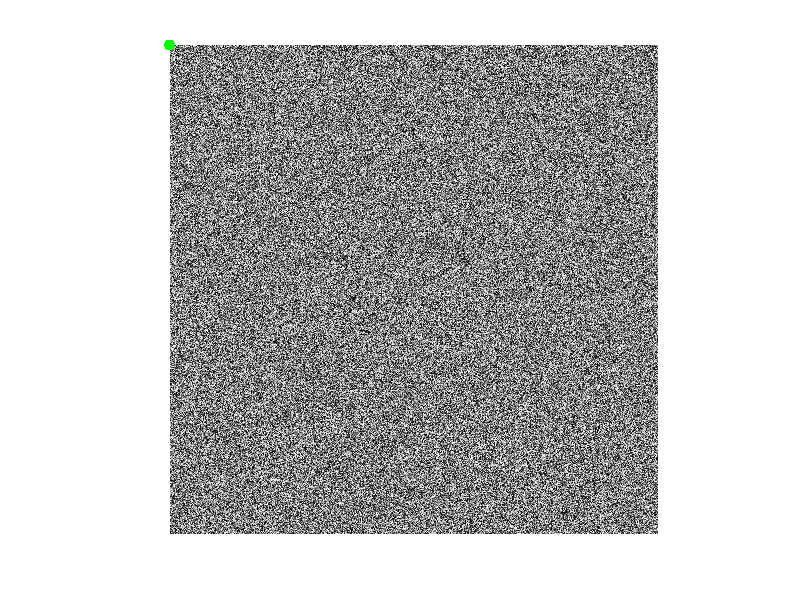

Reproduce this figure in MATLAB.
function trackedLED = processImages
%% Track IR LEDs and Save Tracked Result

%% File Select
imgPath = './Imgs/';
IRFiles = dir(fullfile(imgPath, '*.bmp'));
% NoIRFiles = dir(fullfile(imgPath, '*_NoIR.bmp'));
IRFileName = {IRFiles.name};
% NoIRFileName = {NoIRFiles.name};
numOfImgs = length(IRFiles);

%% Process Each Image
nUnits = 4;
nSamples = ceil(numOfImgs / nUnits);

% Preallocate Memory
trackedLED(nUnits).LEDs = struct;
for i = 1:nUnits
    trackedLED(i).Centroid = zeros(nSamples,2);
end

% Image Plot Handles
figure(2);clf;
hIm = imshow(rand(2048));hold on;
hLED = plot(0,0,'g.','MarkerSize',24);
sortMethod = 'ascend';

% Process all the images
for i = 1:numOfImgs
% for i = 550:588
    A = sscanf(IRFileName{i},'Unit%1d-Samp%03d.bmp');
    unitID = A(1) + 1;
%     sampID = A(2);
    sampID = 1;
    im_IR = imread([imgPath,IRFileName{i}]);
%     im_NoIR = imread([imgPath,NoIRFileName{i}]);
%     seg_im = imquantize(im_NoIR,multithresh(im_NoIR,4));
    Iblur = imgaussfilt(im_IR, 10);
    thresh = graythresh(Iblur);
    if thresh < 0.21
        bw = im2bw(im_IR,0.8);
    else
        bw = im2bw(Iblur, thresh);
    end
    
%     thresh = graythresh(im) + 0.1;
%     thresh = 0.6;
    
%     If no LED is found
%     if thresh < 0.1
%         trackedLED(unitID).LEDs = [];
%         trackedLED(unitID).Centroid(sampID,:) = zeros(1,2);
%         hIm.CData = double(im_IR) / 255;
% %         hIm.CData = bw;
%         hLED.Color = 'r';
%         hLED.XData = 5;
%         hLED.YData = 5;
%         pause(0.01);
%         continue;
%     end
    
    
    
    % Do blob detection
    stats = regionprops('table',bw,'Centroid','ConvexArea');
    if ~isempty(stats)
        stats = stats(stats.ConvexArea > 10,:);
    end
    
%     % Sort and get the largest 6 blobs
%     [~,idx] = sort(stats.ConvexArea,'descend');
%     if length(idx) > 15
%         stats = stats(idx(1:15),:);
%     end
    
    % Kmeans clustering, two clusters
    nBlobs = numel(stats.ConvexArea);
    if nBlobs > 2
        trackedLED(unitID).Centroid(sampID,:) = checkThreeClusters(stats.Centroid, sortMethod);
%         [~, C] = kmeans(stats.Centroid,2);
%         [~, idx] = sort(C(:,2),'ascend');
%         trackedLED(unitID).Centroid(sampID,:) = C(idx(1),:);
    elseif nBlobs == 2
        trackedLED(unitID).Centroid(sampID,:) = checkTwoClusters(stats.Centroid);
    elseif nBlobs == 1
%         [~, idx] = sort(stats.Centroid(:,2), sortMethod);
        trackedLED(unitID).Centroid(sampID,:) = stats.Centroid(1,:);
    else
        trackedLED(unitID).LEDs = [];
        trackedLED(unitID).Centroid(sampID,:) = zeros(1,2);
        hIm.CData = double(im_IR) / 255;
        hLED.Color = 'r';
        hLED.XData = 5;
        hLED.YData = 5;
        pause(0.05);
        continue;
    end
    
%     stats = stats(stats.Centroid(:,2) > 500 & stats.Centroid(:,2) < 1700 & stats.ConvexArea > 300,:);
    
    
    fprintf('LED tracked - idx #%d, Unit #%d, Samp #%03d, n = %d\n', i, unitID, sampID, numel(stats.ConvexArea));
%     if numel(stats.ConvexArea) == 3
% %         trackedLED(i).LEDs = stats;
%         trackedLED(i).Centroid(sampID,:) = mean(stats.Centroid);
%         trackedLED(i).Area(sampID) = mean(stats.ConvexArea);
%         
%     elseif numel(stats.ConvexArea) > 3
%         [~,idx] = sort(stats.Centroid(:,2),'descend');
%         
%         if norm(diff(stats(idx(1:3),:).Centroid(:,2))) > 10
% %             trackedLED(i).LEDs = stats(idx(1),:);
%             trackedLED(i).Centroid(sampID,:) = stats(idx(1),:).Centroid;
%             trackedLED(i).Area(sampID) = stats(idx(1),:).ConvexArea;
%         else
% %             trackedLED(i).LEDs = stats(idx(1:3),:);
%             trackedLED(i).Centroid(sampID,:) = mean(stats(idx(1:3),:).Centroid);
%             trackedLED(i).Area(sampID) = mean(stats(idx(1:3),:).ConvexArea);
%         end
%     elseif ~isempty(stats)
%         [~,idx] = sort(stats.Centroid(:,2),'descend');
% %         trackedLED(i).LEDs = stats(idx(1),:);
%         trackedLED(i).Centroid(sampID,:) = stats(idx(1),:).Centroid;
%         trackedLED(i).Area(sampID) = stats(idx(1),:).ConvexArea;
%     elseif isempty(stats)
%         trackedLED(i).LEDs = [];
%         trackedLED(i).Centroid(sampID) = [];
%         trackedLED(i).Area(sampID) = [];
% %         isTrackSuccess = 0;
%     end
    
    % Update Plot
    hIm.CData = double(im_IR) / 255;
%     hIm.CData = double(im_NoIR) / 255;
%     hIm.CData = bw;
    hLED.Color = 'g';
    hLED.XData = trackedLED(unitID).Centroid(sampID,1);
    hLED.YData = trackedLED(unitID).Centroid(sampID,2);

    pause(0.05);
%     save('Data1.mat','trackedLED');
end

%% Assemble Output Data Structure
dataSetStr = 'realTime';
Comment = strcat('DataSet-', dataSetStr);
SampleTime = datestr(now,'mm-dd-yyyy');

% Save Data
% save(SampleTime,'trackedLED','SampleTime');

end

function center = checkThreeClusters(centroid, sortMethod)
[idx2, c2] = kmeans(centroid,3);

[c2_sort, idx] = sort(c2(:,2));
if min(diff(c2_sort)) > 30 
    % Detected two shadows
    % Use the middle 
    c = [1024,1024];
    dist = [];
    dist(1) = norm(c2(1,:) - c);
    dist(2) = norm(c2(2,:) - c);
    dist(3) = norm(c2(3,:) - c);
    [~, idx] = min(dist);
    center = mean(centroid(idx2 == idx,:),1);
else
    [idx1, c1] = kmeans(centroid,2);
    
    c = [1024,1024];
    dist = [];
    dist(1) = norm(c1(1,:) - c);
    dist(2) = norm(c1(2,:) - c);
    [~, idx] = min(dist);
    center = mean(centroid(idx1 == idx,:),1);
%     % Detected one shadow
%     % Choose the upper one
%     [~, idx] = sort(c1(:,2), sortMethod);
%     center = c1(idx==1,:);
end
end

function center = checkTwoClusters(centroid)

    [idx1, c1] = kmeans(centroid,2);
    
    c = [1024,1024];
    dist = [];
    dist(1) = norm(c1(1,:) - c);
    dist(2) = norm(c1(2,:) - c);
    [~, idx] = min(dist);
    center = mean(centroid(idx1 == idx,:),1);
end